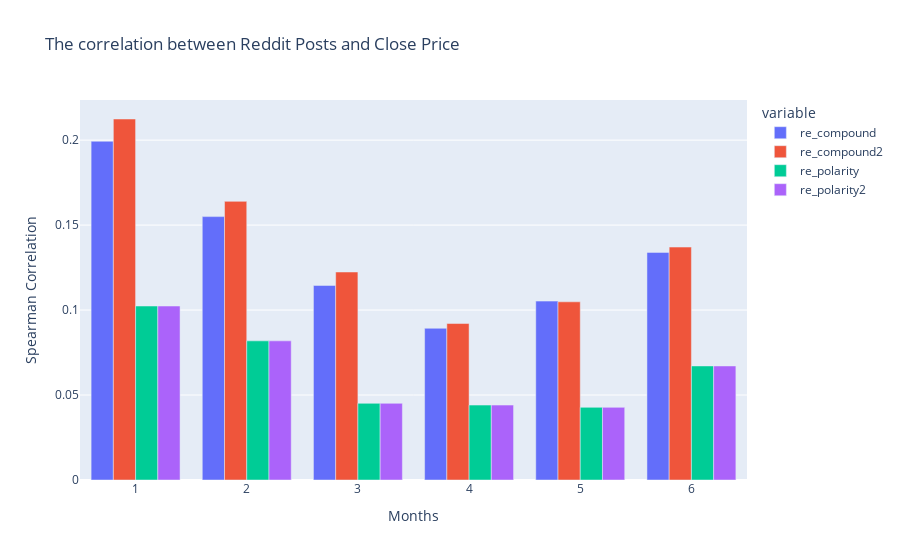

The cell this chart's notebook holds for it:
### Code cell
# import plotly.graph_objects as go
# fig = go.Figure()

fig = px.bar(results_frame, x=results_frame.index, y=results_frame.columns, title='Reddit Posts Correlation with Close Price')

fig.update_layout(
    title='The correlation between Reddit Posts and Close Price',
    xaxis_title='Months',
    yaxis_title='Spearman Correlation',
    barmode='group'
)

fig.show()

### Figure 1 — Plotly figure (JSON) as saved in the notebook; plotly's stock layout.template omitted (floating-point values rounded to 4 significant figures)
{"data": [{"alignmentgroup": "True", "hovertemplate": "variable=re_compound<br>Months=%{x}<br>value=%{y}<extra></extra>", "legendgroup": "re_compound", "marker": {"color": "#636efa", "pattern": {"shape": ""}}, "name": "re_compound", "offsetgroup": "re_compound", "orientation": "v", "showlegend": true, "textposition": "auto", "x": [1, 2, 3, 4, 5, 6], "xaxis": "x", "y": [0.1993, 0.155, 0.1145, 0.08928, 0.1053, 0.1339], "yaxis": "y", "type": "bar"}, {"alignmentgroup": "True", "hovertemplate": "variable=re_compound2<br>Months=%{x}<br>value=%{y}<extra></extra>", "legendgroup": "re_compound2", "marker": {"color": "#EF553B", "pattern": {"shape": ""}}, "name": "re_compound2", "offsetgroup": "re_compound2", "orientation": "v", "showlegend": true, "textposition": "auto", "x": [1, 2, 3, 4, 5, 6], "xaxis": "x", "y": [0.2124, 0.164, 0.1224, 0.09208, 0.1049, 0.1371], "yaxis": "y", "type": "bar"}, {"alignmentgroup": "True", "hovertemplate": "variable=re_polarity<br>Months=%{x}<br>value=%{y}<extra></extra>", "legendgroup": "re_polarity", "marker": {"color": "#00cc96", "pattern": {"shape": ""}}, "name": "re_polarity", "offsetgroup": "re_polarity", "orientation": "v", "showlegend": true, "textposition": "auto", "x": [1, 2, 3, 4, 5, 6], "xaxis": "x", "y": [0.1024, 0.08187, 0.04512, 0.04408, 0.04276, 0.06711], "yaxis": "y", "type": "bar"}, {"alignmentgroup": "True", "hovertemplate": "variable=re_polarity2<br>Months=%{x}<br>value=%{y}<extra></extra>", "legendgroup": "re_polarity2", "marker": {"color": "#ab63fa", "pattern": {"shape": ""}}, "name": "re_polarity2", "offsetgroup": "re_polarity2", "orientation": "v", "showlegend": true, "textposition": "auto", "x": [1, 2, 3, 4, 5, 6], "xaxis": "x", "y": [0.1024, 0.08187, 0.04512, 0.04408, 0.04275, 0.06711], "yaxis": "y", "type": "bar"}], "layout": {"xaxis": {"anchor": "y", "domain": [0.0, 1.0], "title": {"text": "Months"}}, "yaxis": {"anchor": "x", "domain": [0.0, 1.0], "title": {"text": "Spearman Correlation"}}, "legend": {"title": {"text": "variable"}, "tracegroupgap": 0}, "title": {"text": "The correlation between Reddit Posts and Close Price"}, "barmode": "group"}}
